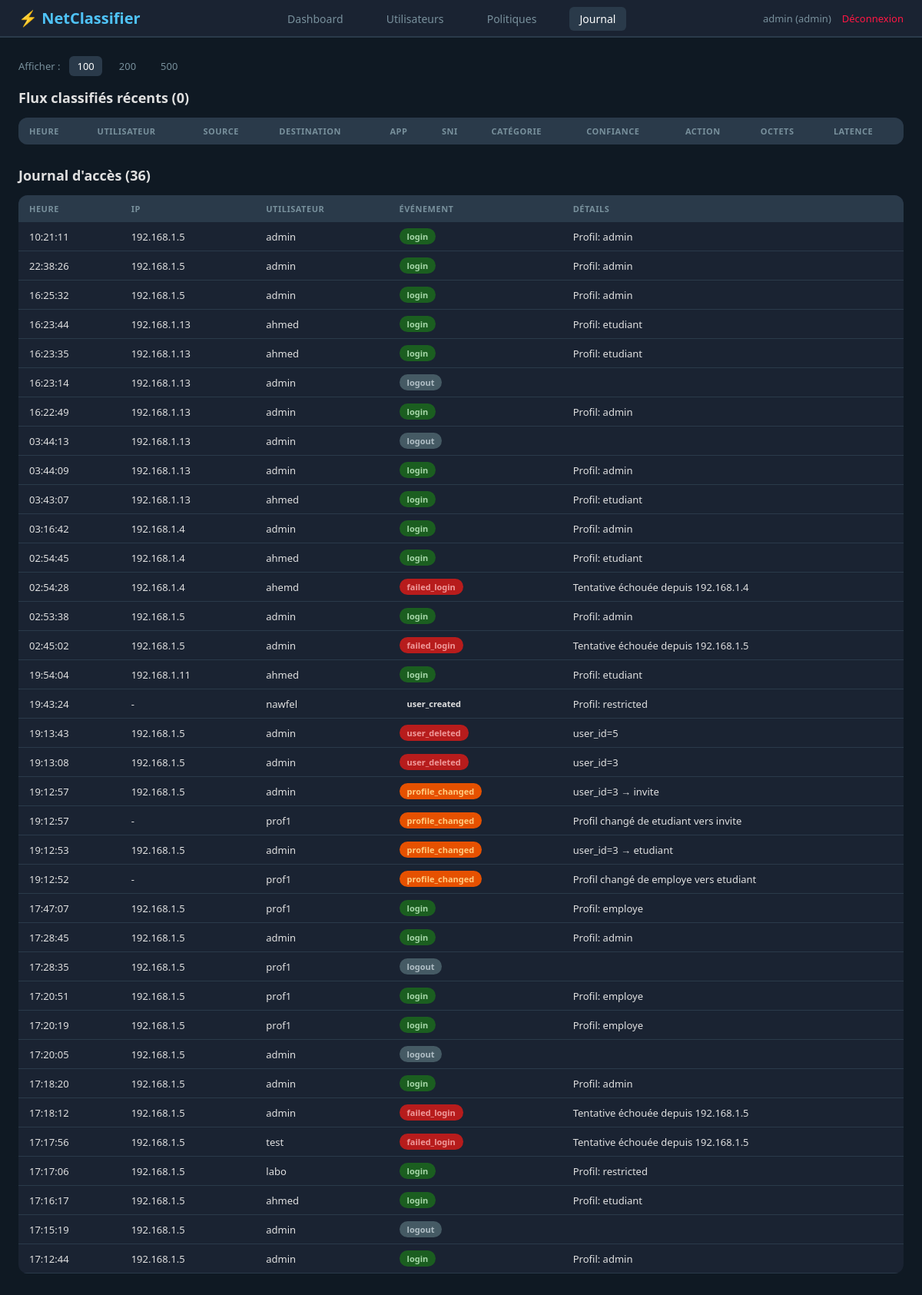
Page /logs (signed in) on the committed database.
### tables this page shows
CREATE TABLE access_log (
    id              INTEGER PRIMARY KEY AUTOINCREMENT,
    timestamp       TIMESTAMP DEFAULT CURRENT_TIMESTAMP,   -- Heure de l'événement
    ip_address      TEXT DEFAULT '',                       -- IP associée
    username        TEXT DEFAULT '',                       -- Utilisateur associé
    event           TEXT NOT NULL,                         -- Type d'événement
    details         TEXT DEFAULT ''                        -- Détails supplémentaires
);

### web/dashboard.py (the view)
@dashboard_bp.route("/logs")
@admin_required
def logs_page():
    per_page = min(request.args.get("per_page", PER_PAGE_DEFAULT, type=int), PER_PAGE_MAX)
    ctx = _base_ctx()
    ctx["flows"]       = get_recent_flows(limit=per_page)
    ctx["access_logs"] = get_access_logs(limit=per_page)
    ctx["per_page"]    = per_page
    return render_template("logs.html", **ctx)

### db/database.py (called while the page is built)
@contextmanager
def get_db():
    conn = sqlite3.connect(DB_PATH, timeout=10)
    conn.row_factory = sqlite3.Row        # Accès par nom de colonne : row["username"]
    conn.execute("PRAGMA journal_mode=WAL")  # Lectures parallèles aux écritures
    conn.execute("PRAGMA foreign_keys=ON")   # Activer les clés étrangères
    try:
        yield conn
        conn.commit()
    except Exception:
        conn.rollback()
        raise
    finally:
        conn.close()

def get_recent_flows(limit: int = 50) -> list[dict]:
    with get_db() as conn:
        rows = conn.execute(
            "SELECT * FROM classified_flows ORDER BY timestamp DESC LIMIT ?",
            (limit,)
        ).fetchall()
        return [dict(r) for r in rows]

def get_access_logs(limit: int = 200) -> list[dict]:
    with get_db() as conn:
        rows = conn.execute(
            "SELECT * FROM access_log ORDER BY timestamp DESC LIMIT ?",
            (limit,)
        ).fetchall()
        return [dict(r) for r in rows]

def get_unread_alerts() -> list[dict]:
    with get_db() as conn:
        rows = conn.execute(
            "SELECT * FROM alerts WHERE is_read = 0 "
            "ORDER BY timestamp DESC LIMIT 50"
        ).fetchall()
        return [dict(r) for r in rows]

### web/dashboard.py (called while the page is built)
def admin_required(f):
    @wraps(f)
    def decorated(*args, **kwargs):
        if "admin_user" not in session:
            return redirect(url_for("auth.login"))
        return f(*args, **kwargs)
    return decorated

def _base_ctx():
    alerts = get_unread_alerts()
    return {
        "user":session["admin_user"],
        "profile":     session["admin_profile"],
        "fullname":    session.get("admin_fullname", ""),
        "alert_count": len(alerts),
    }

### web/templates/logs.html (shortened to what this page needs)
{% extends "base.html" %}
{% block content %}
<div style="display:flex;align-items:center;gap:12px;margin-bottom:16px;">
    <span style="font-size:13px;color:var(--text-secondary);">Afficher :</span>
    {% for n in [100, 200, 500] %}
    <a href="?per_page={{ n }}"
       style="font-size:13px;padding:4px 10px;border-radius:6px;text-decoration:none;
      background:{{ 'var(--border)' if per_page == n else 'transparent' }};
      color:{{ '#fff' if per_page == n else 'var(--text-secondary)' }};">
{{ n }}
    </a>
    {% endfor %}
</div>
<div class="section">
    <h2>Flux classifiés récents ({{ flows|length }})</h2>
    <div class="table-wrapper">
<table>
    <thead>
<tr>
    <th>Heure</th><th>Utilisateur</th><th>Source</th><th>Destination</th>
    <th>App</th><th>SNI</th><th>Catégorie</th><th>Confiance</th>
    <th>Action</th><th>Octets</th><th>Latence</th>
</tr>
    </thead>
</table>
    </div>
</div>
<div class="section">
    <h2>Journal d'accès ({{ access_logs|length }})</h2>
    <div class="table-wrapper">
<table>
    <thead>
<tr>
    <th>Heure</th><th>IP</th><th>Utilisateur</th>
    <th>Événement</th><th>Détails</th>
</tr>
    </thead>
    <tbody>
{% for l in access_logs %}
<tr>
    <td>{{ l.timestamp[11:19] if l.timestamp and l.timestamp|length > 11 else '-' }}</td>
    <td>{{ l.ip_address or '-' }}</td>
    <td>{{ l.username or '-' }}</td>
    <td><span class="badge badge-{{ l.event }}">{{ l.event }}</span></td>
    <td>{{ l.details or '' }}</td>
</tr>
{% endfor %}
    </tbody>
</table>
    </div>
</div>
{% endblock %}

### web/static/css/style.css (style rules this page uses)
:root { --bg-dark: #0f1923; --bg-card: #1a2332; --bg-hover: #223344; --border: #2a3a4a; --text-primary: #e0e0e0; --text-secondary: #78909c; --text-muted: #546e7a; --accent: #4fc3f7; --green: #00e676; --red: #ff1744; --orange: #ffa726; --purple: #7c4dff; --blue: #2979ff; }
* { margin: 0; padding: 0; box-sizing: border-box; }
body { font-family: 'Segoe UI', sans-serif; background: var(--bg-dark); color: var(--text-primary); }
.section { margin-bottom: 28px; }
.section h2 { margin-bottom: 14px; font-size: 18px; color: var(--text-primary); }
.table-wrapper { overflow-x: auto; }
table { width: 100%; border-collapse: collapse; background: var(--bg-card); border-radius: 12px; overflow: hidden; }
th { background: var(--border); padding: 10px 14px; text-align: left; font-size: 11px; color: var(--text-secondary); text-transform: uppercase; letter-spacing: 0.5px; }
td { padding: 8px 14px; font-size: 13px; border-bottom: 1px solid var(--border); }
.badge { display: inline-block; padding: 3px 10px; border-radius: 12px; font-size: 11px; font-weight: 600; }
.badge-allow, .badge-login { background: #1b5e20; color: #a5d6a7; }
.badge-failed_login { background: #b71c1c; color: #ef9a9a; }
.badge-logout, .badge-expired { background: #455a64; color: #b0bec5; }
.badge-profile_changed { background: #e65100; color: #ffcc80; }
.badge-user_deleted { background: #b71c1c; color: #ef9a9a; }

### rows in the picture
access_log: timestamp "10:21:11", ip_address "192.168.1.5", username "admin", event "login", details "Profil: admin"
access_log: timestamp "22:38:26", ip_address "192.168.1.5", username "admin", event "login", details "Profil: admin"
access_log: timestamp "16:25:32", ip_address "192.168.1.5", username "admin", event "login", details "Profil: admin"
access_log: timestamp "16:23:44", ip_address "192.168.1.13", username "ahmed", event "login", details "Profil: etudiant"
access_log: timestamp "16:23:35", ip_address "192.168.1.13", username "ahmed", event "login", details "Profil: etudiant"
access_log: timestamp "16:23:14", ip_address "192.168.1.13", username "admin", event "logout"
access_log: timestamp "16:22:49", ip_address "192.168.1.13", username "admin", event "login", details "Profil: admin"
access_log: timestamp "03:44:13", ip_address "192.168.1.13", username "admin", event "logout"
access_log: timestamp "03:44:09", ip_address "192.168.1.13", username "admin", event "login", details "Profil: admin"
access_log: timestamp "03:43:07", ip_address "192.168.1.13", username "ahmed", event "login", details "Profil: etudiant"
access_log: timestamp "03:16:42", ip_address "192.168.1.4", username "admin", event "login", details "Profil: admin"
access_log: timestamp "02:54:45", ip_address "192.168.1.4", username "ahmed", event "login", details "Profil: etudiant"
access_log: timestamp "02:54:28", ip_address "192.168.1.4", username "ahemd", event "failed_login", details "Tentative échouée depuis 192.168.1.4"
access_log: timestamp "02:53:38", ip_address "192.168.1.5", username "admin", event "login", details "Profil: admin"
access_log: timestamp "02:45:02", ip_address "192.168.1.5", username "admin", event "failed_login", details "Tentative échouée depuis 192.168.1.5"
access_log: timestamp "19:54:04", ip_address "192.168.1.11", username "ahmed", event "login", details "Profil: etudiant"
access_log: timestamp "19:43:24", ip_address "-", username "nawfel", event "user_created", details "Profil: restricted"
access_log: timestamp "19:13:43", ip_address "192.168.1.5", username "admin", event "user_deleted", details "user_id=5"
access_log: timestamp "19:13:08", ip_address "192.168.1.5", username "admin", event "user_deleted", details "user_id=3"
access_log: timestamp "19:12:57", ip_address "192.168.1.5", username "admin", event "profile_changed", details "user_id=3 → invite"
access_log: timestamp "19:12:57", ip_address "-", username "prof1", event "profile_changed", details "Profil changé de etudiant vers invite"
access_log: timestamp "19:12:53", ip_address "192.168.1.5", username "admin", event "profile_changed", details "user_id=3 → etudiant"
access_log: timestamp "19:12:52", ip_address "-", username "prof1", event "profile_changed", details "Profil changé de employe vers etudiant"
access_log: timestamp "17:47:07", ip_address "192.168.1.5", username "prof1", event "login", details "Profil: employe"
access_log: timestamp "17:28:45", ip_address "192.168.1.5", username "admin", event "login", details "Profil: admin"
access_log: timestamp "17:28:35", ip_address "192.168.1.5", username "prof1", event "logout"
access_log: timestamp "17:20:51", ip_address "192.168.1.5", username "prof1", event "login", details "Profil: employe"
access_log: timestamp "17:20:19", ip_address "192.168.1.5", username "prof1", event "login", details "Profil: employe"
access_log: timestamp "17:20:05", ip_address "192.168.1.5", username "admin", event "logout"
access_log: timestamp "17:18:20", ip_address "192.168.1.5", username "admin", event "login", details "Profil: admin"
access_log: timestamp "17:18:12", ip_address "192.168.1.5", username "admin", event "failed_login", details "Tentative échouée depuis 192.168.1.5"
access_log: timestamp "17:17:56", ip_address "192.168.1.5", username "test", event "failed_login", details "Tentative échouée depuis 192.168.1.5"
access_log: timestamp "17:17:06", ip_address "192.168.1.5", username "labo", event "login", details "Profil: restricted"
access_log: timestamp "17:16:17", ip_address "192.168.1.5", username "ahmed", event "login", details "Profil: etudiant"
access_log: timestamp "17:15:19", ip_address "192.168.1.5", username "admin", event "logout"
access_log: timestamp "17:12:44", ip_address "192.168.1.5", username "admin", event "login", details "Profil: admin"

### other values in the picture
{{ user }} "admin"
{{ profile }} "admin"
{{ n }} "100" "200" "500"
{{ flows|length }} "0"
{{ access_logs|length }} "36"
